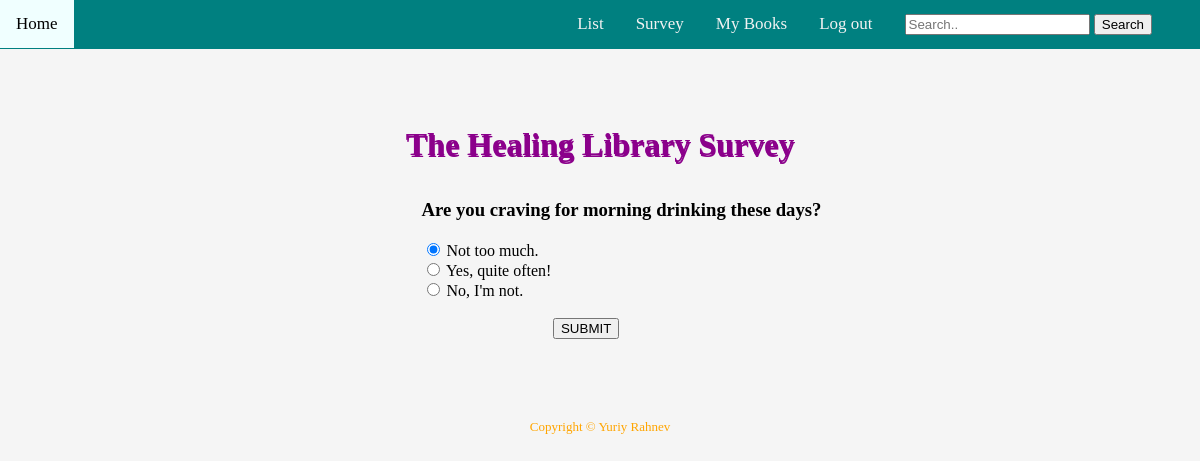
/quizz (signed in), run on the app's committed database.
### tables this page shows
CREATE TABLE 'questions' ('id' integer NOT NULL, 'question' text NOT NULL);

CREATE TABLE "answers" ('id' integer NOT NULL, 'answer' text NOT NULL, 'value' integer NOT NULL);

### application.py (the view, shortened to what this page needs)
@app.route('/quizz', methods=['GET','POST'])
@login_required
def quizz():
        db.execute("UPDATE users SET points = 0 WHERE id = ?", session['user_id'])
        number = db.execute("SELECT id FROM number")[0]['id']
        if request.method == "GET":
            question = db.execute('SELECT question FROM questions WHERE id = ?', number)[0]['question']
            answer_1 = db.execute('SELECT answer FROM answers WHERE id = ?', number)[0]['answer']
            answer_2 = db.execute('SELECT answer FROM answers WHERE id = ?', number)[1]['answer']
            answer_3 = db.execute('SELECT answer FROM answers WHERE id = ?', number)[2]['answer']
            return render_template('quizz.html', question=question, answer_1=answer_1, answer_2=answer_2,
            answer_3=answer_3)

### helpers.py (called while the page is built)
def login_required(f):
    @wraps(f)
    def decorated_function(*args, **kwargs):
        if session.get("user_id") is None:
            return redirect("/login")
        return f(*args, **kwargs)
    return decorated_function

### templates/quizz.html (shortened to what this page needs)
{% extends "layout.html" %}
{% block body %}
    <div style="text-align:left; margin-left:35%; margin-top: 3%;">
    <form style="text-align:left;" action='/quizz' method="post">
        <h3>{{question}}</h3>
        <input type="radio" name="question" value="{{answer_1}}" checked>
        <label>{{answer_1}}</label><br>
        <input type="radio" name="question" value="{{answer_2}}">
        <label>{{answer_2}}</label><br>
        <input type="radio" name="question" value="{{answer_3}}">
        <label>{{answer_3}}</label><br><br>
        <button style="margin-left: 17%;" type="sumbit">SUBMIT</button>
    </form>
    </div>
{% endblock %}

### static/styles.css (style rules this page uses)
body { background-color: WhiteSmoke; margin:0; }

### data on the page
questions: question "Are you craving for morning drinking these days?"
answers: answer "Not too much."
answers: answer "Yes, quite often!"
answers: answer "No, I'm not."
